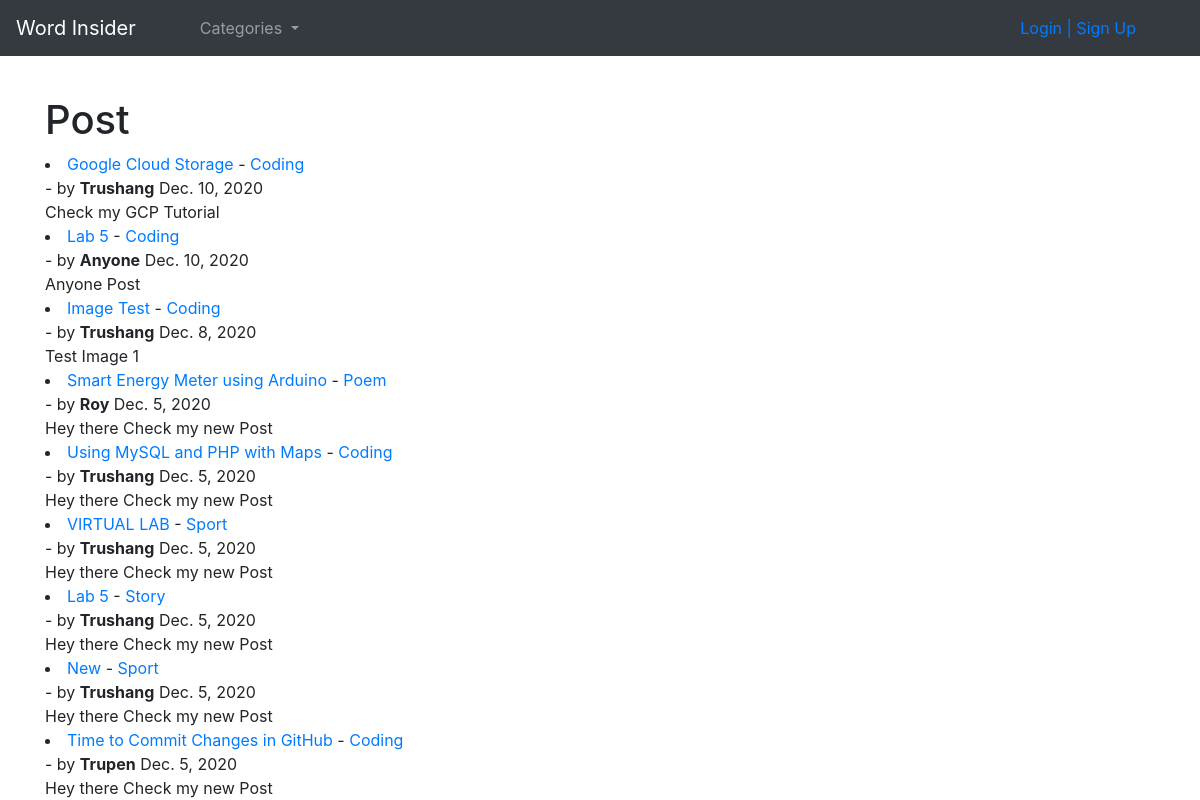
/home/, run on an earlier commit of the app's database.
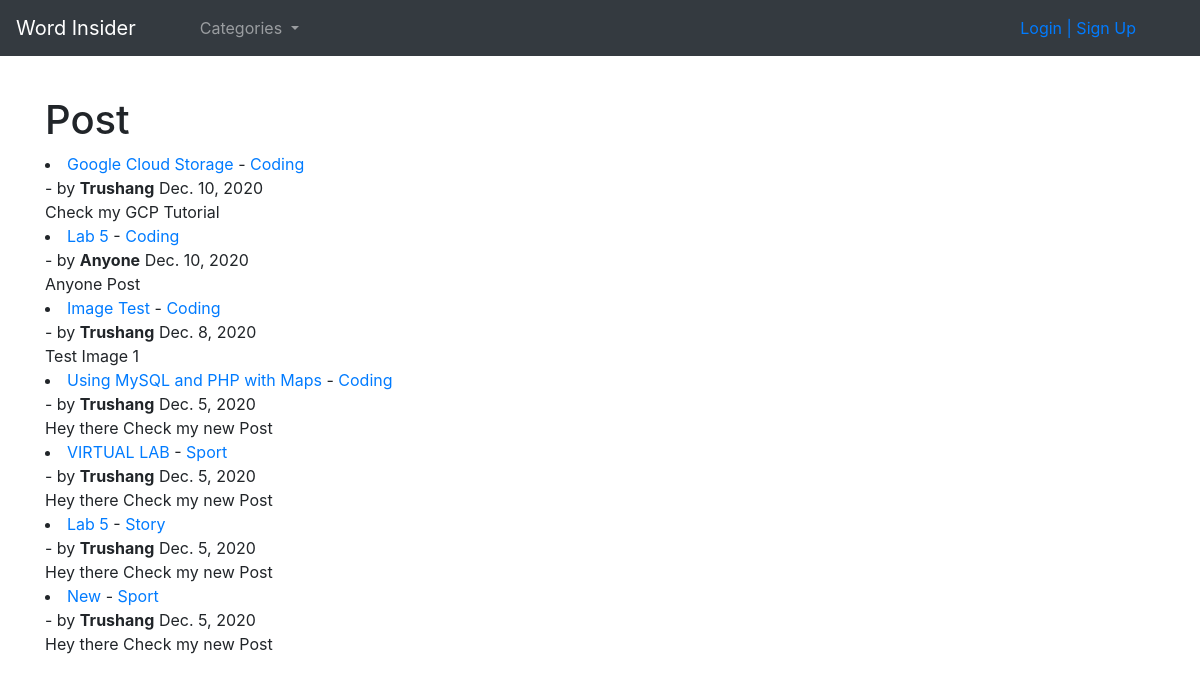
And on a later commit of the database.
### blog/models.py (models this page shows, shortened)
class Post(models.Model):
    title = models.CharField(max_length=255)
    header_image = models.ImageField(null=True,blank=True,upload_to="images/")
    title_tag = models.CharField(max_length=255)
    author = models.ForeignKey(User,on_delete=models.CASCADE)
    body = RichTextField(blank=True,null=True)
    pub_Date = models.DateField(auto_now_add=True)
    category = models.CharField(max_length=25,default='coding')
    likes = models.ManyToManyField(User,related_name='blog_posts')
    snippet = models.CharField(max_length=100)

### blog/views.py (the view)
# urls.py: path('home/',HomeView.as_view(),name="home"),
class HomeView(ListView):
    model = Post
    template_name = 'home.html'
    ordering = ['-pub_Date']
    def get_context_data(self, *args, **kwargs):
        cat_menu = CategoryList.objects.all()
        context = super(HomeView,self).get_context_data(*args, **kwargs)
        context["cat_menu"] = cat_menu
        return context

### blog/models.py (called while the page is built)
    def __str__(self):
        return self.name

### blog/templates/home.html (shortened to what this page needs)
{% extends 'base.html' %}
{% block content %}
<h1>Post</h1>
    {% for post in object_list %}
        <li><a href="{%url 'article-detail' post.pk %}">{{ post.title }} </a> - <a href="{% url 'category' post.category|slugify %}">{{ post.category }}</a><br> - by <strong>{{ post.author }}</strong> {{ post.pub_Date }}
        <br>
            {{ post.snippet | safe }}
        </li>
    {% endfor%}
{% endblock %}

What changed in the data, as far as the page shows it:
removed Post: title "Smart Energy Meter using Arduino", category "Poem", author "Roy", pub_Date "Dec. 5, 2020", snippet "Hey there Check my new Post"
removed Post: title "Time to Commit Changes in GitHub", category "Coding", author "Trupen", pub_Date "Dec. 5, 2020", snippet "Hey there Check my new Post"
